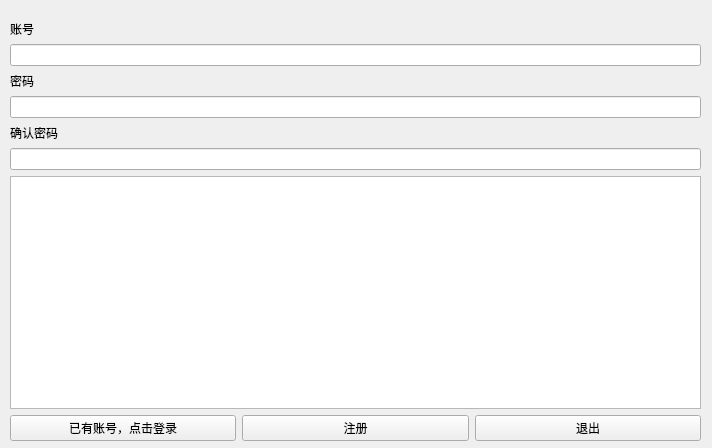
<?xml version="1.0" encoding="UTF-8"?>
<ui version="4.0">
 <class>Form</class>
 <widget class="QWidget" name="Form">
  <property name="geometry">
   <rect>
    <x>0</x>
    <y>0</y>
    <width>712</width>
    <height>448</height>
   </rect>
  </property>
  <property name="windowTitle">
   <string>Form</string>
  </property>
  <widget class="QWidget" name="">
   <property name="geometry">
    <rect>
     <x>10</x>
     <y>20</y>
     <width>691</width>
     <height>421</height>
    </rect>
   </property>
   <layout class="QVBoxLayout" name="verticalLayout_2">
    <item>
     <layout class="QHBoxLayout" name="horizontalLayout">
      <item>
       <layout class="QVBoxLayout" name="verticalLayout">
        <item>
         <widget class="QLabel" name="account_label">
          <property name="text">
           <string>账号</string>
          </property>
         </widget>
        </item>
        <item>
         <widget class="QLineEdit" name="account_edit"/>
        </item>
        <item>
         <widget class="QLabel" name="pws_label">
          <property name="text">
           <string>密码</string>
          </property>
         </widget>
        </item>
        <item>
         <widget class="QLineEdit" name="pwd_edit"/>
        </item>
        <item>
         <widget class="QLabel" name="confirm_pws_label">
          <property name="text">
           <string>确认密码</string>
          </property>
         </widget>
        </item>
        <item>
         <widget class="QLineEdit" name="confirm_pwd_edit"/>
        </item>
        <item>
         <widget class="QTextBrowser" name="text_blank">
          <property name="enabled">
           <bool>true</bool>
          </property>
          <property name="minimumSize">
           <size>
            <width>0</width>
            <height>0</height>
           </size>
          </property>
         </widget>
        </item>
       </layout>
      </item>
     </layout>
    </item>
    <item>
     <layout class="QHBoxLayout" name="horizontalLayout_3">
      <item>
       <widget class="QPushButton" name="login_in_btn">
        <property name="text">
         <string>已有账号，点击登录</string>
        </property>
       </widget>
      </item>
      <item>
       <widget class="QPushButton" name="sign_up_btn">
        <property name="text">
         <string>注册</string>
        </property>
       </widget>
      </item>
      <item>
       <widget class="QPushButton" name="exit_btn">
        <property name="text">
         <string>退出</string>
        </property>
       </widget>
      </item>
     </layout>
    </item>
   </layout>
  </widget>
 </widget>
 <resources/>
 <connections/>
</ui>
